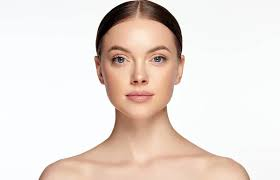
#> input picture face.jpg, 280 x 180 px
$ python Lesson11.py
#> lines starting #> are read from the running program, lines starting #| are printed output that depends on the picture; after the words box and inside, x2 and y2 are one past the last pixel; in counts of white or black regions, pixels touching at a corner belong together
import cv2
img=cv2.imread('face.jpg')
#> img is the input picture: shape (180, 280, 3); mean B, G, R 215.4, 222.4, 234
gray=cv2.cvtColor(img,cv2.COLOR_BGR2GRAY)
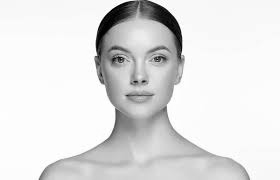
#> gray: shape (180, 280); min 0, max 255, mean 225
face_cascade=(cv2.
              CascadeClassifier(cv2.data.haarcascades+'haarcascade_frontalface_default.xml'))
faces=face_cascade.detectMultiScale(gray,1.3,5)
#> faces = [[92, 20, 95, 95]]
for(x,y,w,h) in faces:
    cv2.rectangle(img,(x,y),(x+w,y+h),(255,0,0),2)
#> this loop made 1 pass
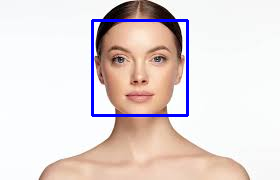
#> img: shape (180, 280, 3); 2.25% of pixels changed, all inside (x1, y1, x2, y2) = (91, 19, 189, 117)
cv2.imshow('img',img)
cv2.waitKey()

$ run again, with cat.jpg copied over face.jpg
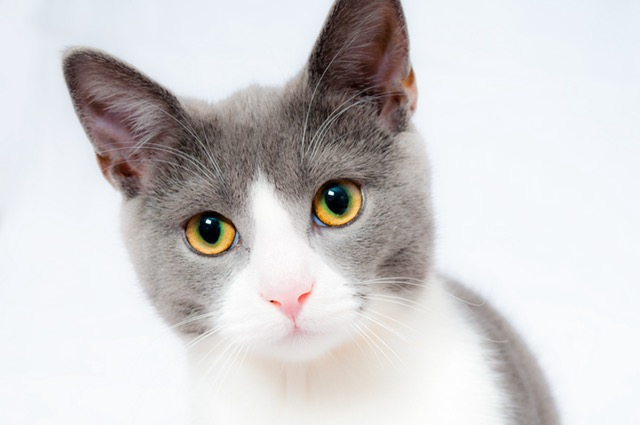
#> input picture cat.jpg, 640 x 425 px
#> img is the input picture: shape (425, 640, 3); mean B, G, R 208.3, 207.6, 209.7
#> `gray=cv2.cvtColor(img,cv2.COLOR_BGR2GRAY)`:
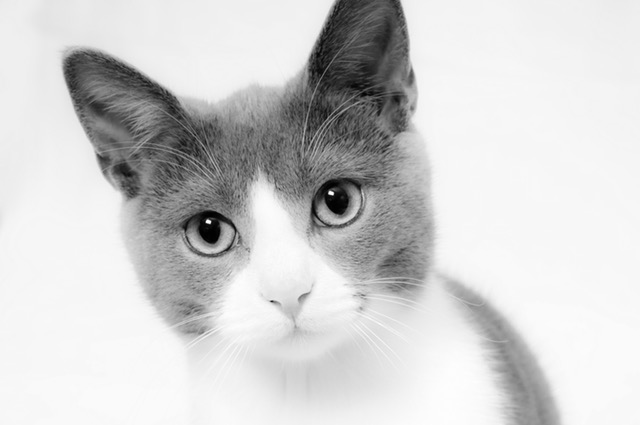
#> gray: shape (425, 640); min 0, max 254, mean 208.3
#> faces = ()
